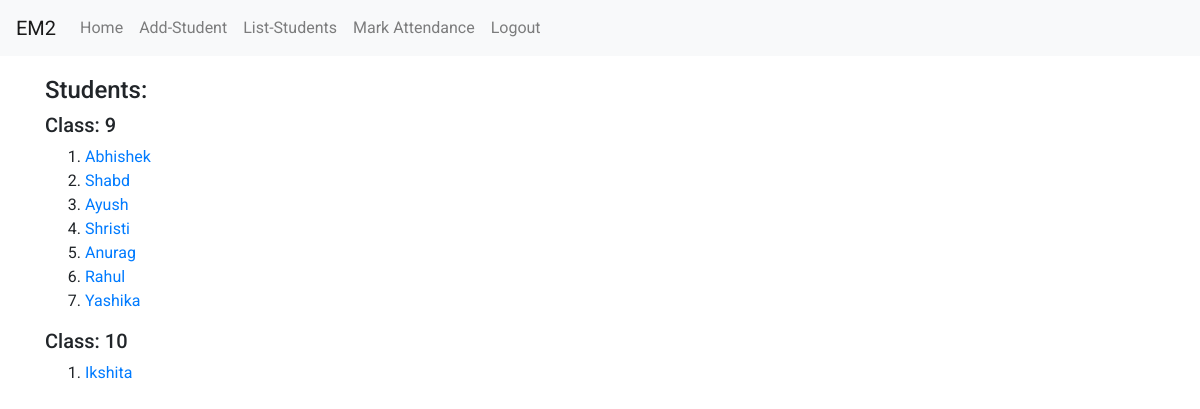
Screenshot of /student/list/ (signed in) with the database file from the repository.
### main/models.py (models this page shows, shortened)
class Student(models.Model):
	tutor = models.ForeignKey(User, on_delete = models.CASCADE, null = False)
	name = models.CharField(max_length = 200)
	grade = models.IntegerField()
	date_joined = models.DateField(null = True)
	last_fee_month = models.IntegerField(null = True)

### main/views.py (the view)
# urls.py: path('student/list/', views.StudentListView.as_view(), name = 'student_list'),
class StudentListView(LoginRequiredMixin, ListView):
	model = Student
	template_name = "main/student_list.html"

### template/main/student_list.html (shortened to what this page needs)
{% extends 'main/base.html' %}
{% load bootstrap4 %}
{% block body_block %}
	<h4>Students: </h4>
	{% regroup student_list by grade as Rstudent_list %}
	{% for grade, students in Rstudent_list %}
		<h5>Class: {{ grade }}</h5>
	<ol>
		{% for student in students %}
			<li><a href="{% url 'main:student_detail' pk=student.pk %}">{{ student.name }}</a></li>
		{% endfor %}
	</ol>
	{% empty %}
		<h5>No Students Yet! :(</h5>
	{% endfor %}
{% endblock %}

### template/main/base.html (style rules this page uses)
body { font-family: 'Roboto', serif; }

### rows the page displays
Student: grade "9", name "Abhishek"
Student: name "Shabd"
Student: name "Ayush"
Student: name "Shristi"
Student: name "Anurag"
Student: name "Rahul"
Student: name "Yashika"
Student: grade "10", name "Ikshita"
